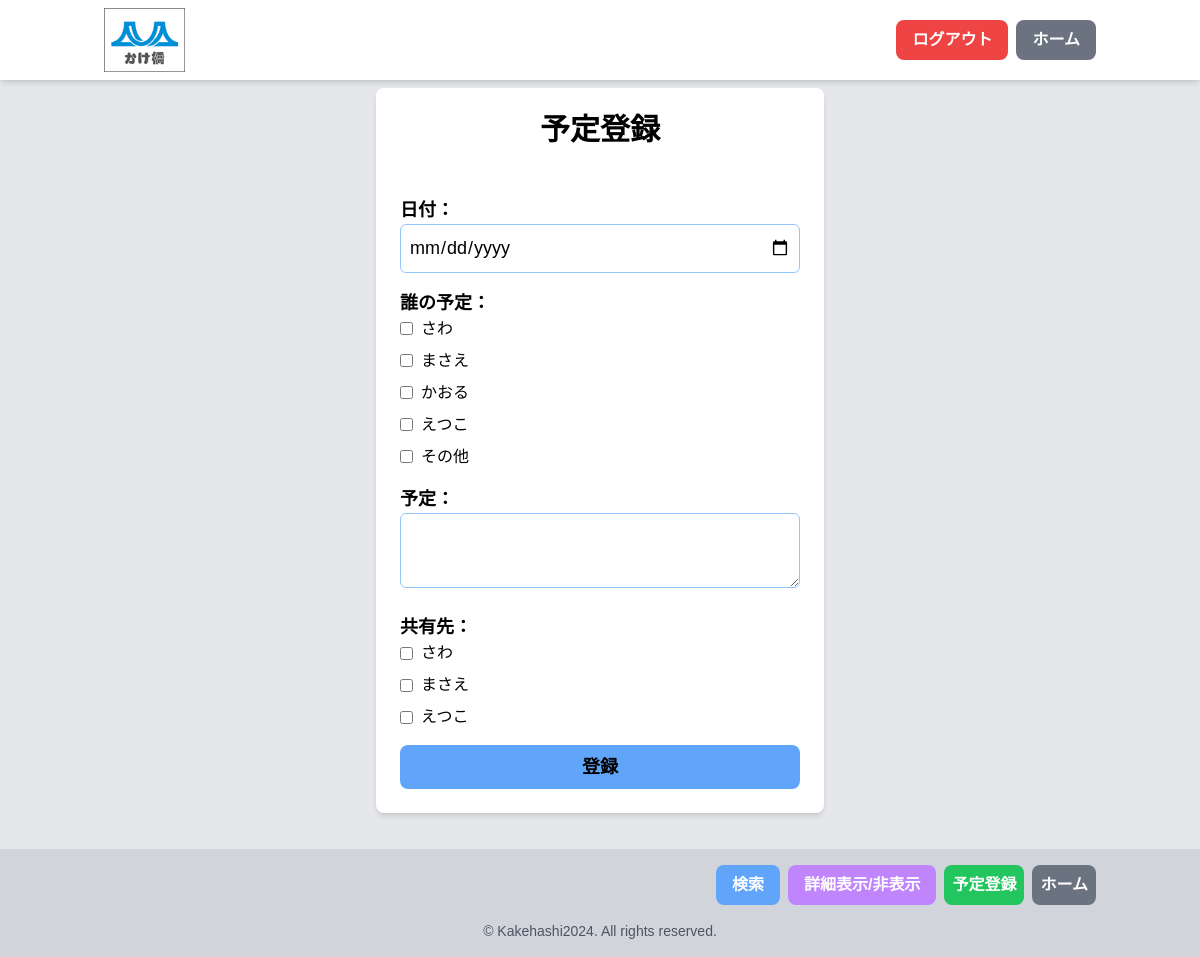
The page /schedule_input.php (signed in) on the database its author committed.
### tables this page shows
CREATE TABLE `users` (
  `id` int(11) NOT NULL,
  `username` varchar(255) NOT NULL,
  `email` varchar(255) DEFAULT NULL,
  `password` varchar(255) NOT NULL,
  `role` enum('admin','modify','view') NOT NULL,
  `created_at` timestamp NOT NULL DEFAULT current_timestamp(),
  `updated_at` timestamp NOT NULL DEFAULT current_timestamp() ON UPDATE current_timestamp()
);

### funcs.php (called while the page is built, shortened)
<?php
function h($str) {
    return htmlspecialchars($str, ENT_QUOTES, 'UTF-8');
}

### schedule_input.php (the view, shortened to what this page needs)
<?php
require_once 'funcs.php';
$pdo = db_conn();
$stmt = $pdo->prepare("SELECT u.id, u.username FROM users u
                      JOIN group_members gm ON u.id = gm.user_id
                      WHERE gm.group_id = ?");
$stmt->execute([$_SESSION['group_id']]);
$group_members = $stmt->fetchAll(PDO::FETCH_ASSOC);
?>
<!DOCTYPE html>
<html lang="ja">
<head>
    <script src="https://cdn.tailwindcss.com"></script>
    <link rel="stylesheet" href="styles/main.css">
</head>
<body class="bg-gray-200" id=body>
    <?php include 'header0.php'; ?>
    <main>
        <div class="content-wrapper">
            <div class="container mx-auto p-6">
                <div class="bg-white rounded-lg shadow-md max-w-md mx-auto">
                    <h1 class="text-3xl font-bold mb-6 text-center pt-6">予定登録</h1>
                    <form method="POST" class="space-y-4 p-6">
                        <div>
                            <label for="date" class="block text-lg font-semibold">日付：</label>
                            <input type="date" id="date" name="date" required class="w-full p-2 border rounded-md border-blue-300 focus:border-blue-500 focus:ring focus:ring-blue-200 focus:ring-opacity-50">
                        </div>
                        <div>
                            <p class="text-lg font-semibold">誰の予定：</p>
                            <div class="space-y-2 text-sm sm:text-base">
                                <?php foreach ($group_members as $member) : ?>
                                    <label class="flex items-center">
                                        <input type="checkbox" name="schedule_for[]" value="<?= h($member['id']) ?>" class="mr-2 rounded border-blue-300 text-blue-500 focus:ring-blue-200">
                                        <span><?= h($member['username']) ?></span>
                                    </label>
                                <?php endforeach; ?>
                                <label class="flex items-center">
                                    <input type="checkbox" name="others_checkbox" id="others_checkbox" class="mr-2 rounded border-blue-300 text-blue-500 focus:ring-blue-200">
                                    <span>その他</span>
                                </label>
                            </div>
                        </div>
                        <div>
                            <label for="content" class="block text-lg font-semibold">予定：</label>
                            <textarea id="comment" name="comment" class="w-full p-2 border rounded-md border-blue-300 focus:border-blue-500 focus:ring focus:ring-blue-200 focus:ring-opacity-50" rows="2"></textarea>
                        </div>
                        <div>
                            <p class="text-lg font-semibold">共有先：</p>
                            <div class="space-y-2 text-sm sm:text-base">
                                <?php foreach ($group_members as $member) : ?>
                                    <?php if ($member['id'] != $_SESSION['user_id']) : ?>
                                        <label class="flex items-center">
                                            <input type="checkbox" name="shared_with[]" value="<?= h($member['id']) ?>" class="mr-2 rounded border-blue-300 text-blue-500 focus:ring-blue-200">
                                            <span><?= h($member['username']) ?></span>
                                        </label>
                                    <?php endif; ?>
                                <?php endforeach; ?>
                            </div>
                        </div>
                        <button type="submit" class="w-full bg-blue-400 hover:bg-blue-500 text-black font-bold px-4 py-2 rounded-lg text-lg text-center transition duration-300">登録</button>
                    </form>
                </div>
            </div>
        </div>
    </main>
    <?php include 'footer_schedule.php'; ?>
</body>
</html>

### styles/main.css (style rules this page uses)
body { font-family: 'Noto Sans JP', sans-serif; font-size: 18px; line-height: 1.6; }

### schedule_input.php (style rules this page uses)
body { display: flex; flex-direction: column; min-height: 100vh; }
main { flex: 1; display: flex; flex-direction: column; padding-top: 64px; padding-bottom: 120px; }
.content-wrapper { flex: 1; overflow-y: auto; }

### rows shown on the page
users: username "さわ"
users: username "まさえ"
users: username "かおる"
users: username "えつこ"
